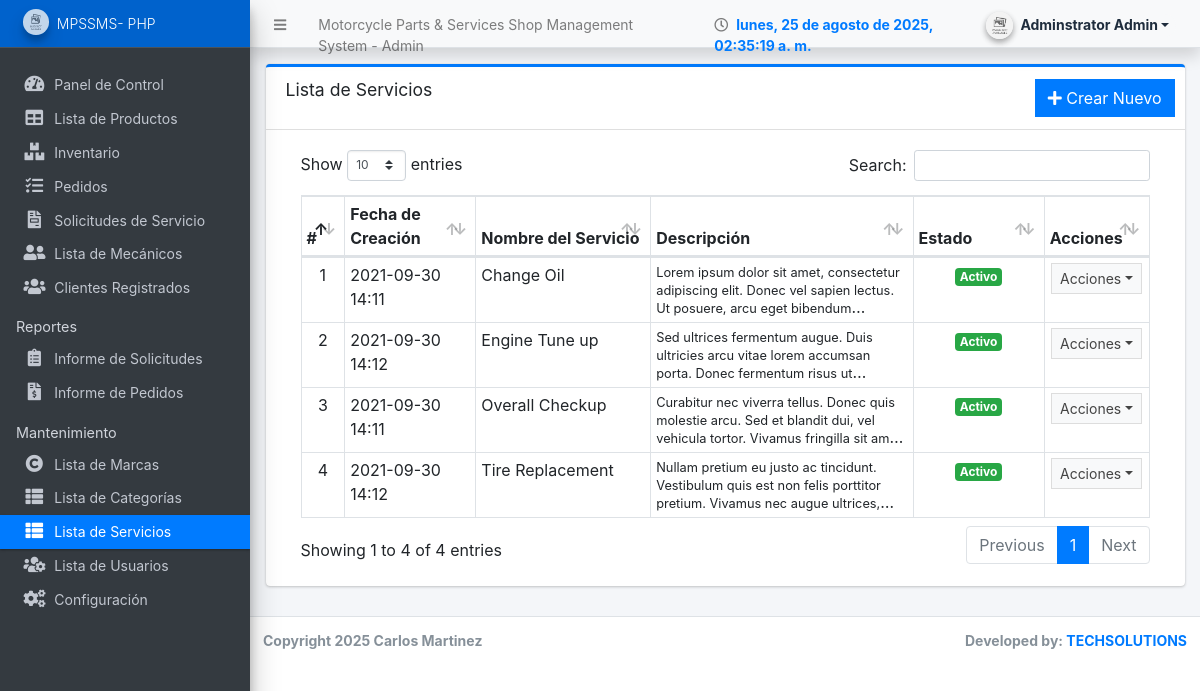
Screenshot of /admin/?page=maintenance/services (signed in) with the database file from the repository.
### tables this page shows
CREATE TABLE `service_list` (
  `id` int(30) NOT NULL,
  `service` text NOT NULL,
  `description` text NOT NULL,
  `status` tinyint(4) NOT NULL DEFAULT 1,
  `delete_flag` tinyint(1) NOT NULL DEFAULT 0,
  `date_created` datetime NOT NULL DEFAULT current_timestamp()
);

### admin/maintenance/services.php (the view, shortened to what this page needs)
<div class="card card-outline card-primary">
	<div class="card-header">
		<h3 class="card-title">Lista de Servicios</h3>
		<div class="card-tools">
			<a href="?page=maintenance/manage_service" class="btn btn-flat btn-primary"><span class="fas fa-plus"></span>  Crear Nuevo</a>
		</div>
	</div>
	<div class="card-body">
		<div class="container-fluid">
        <div class="container-fluid">
			<table class="table table-bordered table-stripped">
				<colgroup>
					<col width="5%">
					<col width="15%">
					<col width="20%">
					<col width="30%">
					<col width="15%">
					<col width="10%">
				</colgroup>
				<thead>
					<tr>
						<th>#</th>
						<th>Fecha de Creación</th>
						<th>Nombre del Servicio</th>
						<th>Descripción</th>
						<th>Estado</th>
						<th>Acciones</th>
					</tr>
				</thead>
				<tbody>
					<?php
					$i = 1;
						$qry = $conn->query("SELECT * from `service_list` where delete_flag = 0 order by service asc ");
						while($row = $qry->fetch_assoc()):
                            $row['description'] = strip_tags(html_entity_decode(stripslashes($row['description'])));
					?>
						<tr>
							<td class="text-center"><?php echo $i++; ?></td>
							<td><?php echo date("Y-m-d H:i",strtotime($row['date_created'])) ?></td>
							<td><?php echo $row['service'] ?></td>
							<td>
                                <p class="truncate-3 m-0 lh-1"><small><?php echo $row['description'] ?></small></p>
                            </td>
							<td class="text-center">
                                <?php if($row['status'] == 1): ?>
                                    <span class="badge badge-success">Activo</span>
                                <?php else: ?>
                                    <span class="badge badge-danger">Inactivo</span>
                                <?php endif; ?>
                            </td>
							<td align="center">
								 <button type="button" class="btn btn-flat btn-default btn-sm dropdown-toggle dropdown-icon" data-toggle="dropdown">
						  		Acciones
						  </button>
							</td>
						</tr>
					<?php endwhile; ?>
				</tbody>
			</table>
		</div>
		</div>
	</div>
</div>

### rows the page displays
service_list: date_created "2021-09-30 14:11", service "Change Oil", description "Lorem ipsum dolor sit amet, consectetur adipiscing elit. Donec vel sapien lectus. Ut posuere, arcu eget…", status "Activo"
service_list: date_created "2021-09-30 14:12", service "Engine Tune up", description "Sed ultrices fermentum augue. Duis ultricies arcu vitae lorem accumsan porta. Donec fermentum risus…", status "Activo"
service_list: date_created "2021-09-30 14:11", service "Overall Checkup", description "Curabitur nec viverra tellus. Donec quis molestie arcu. Sed et blandit dui, vel vehicula tortor. Vivamus fringilla sit…", status "Activo"
service_list: date_created "2021-09-30 14:12", service "Tire Replacement", description "Nullam pretium eu justo ac tincidunt. Vestibulum quis est non felis porttitor pretium. Vivamus nec augue…", status "Activo"

### other values shown
$_settings->info('name') "Motorcycle Parts & Services Shop Management System"
$_settings->userdata('firstname').' '.$_settings->userdata('lastname') "Adminstrator Admin"
$_settings->info('short_name') "MPSSMS- PHP"
